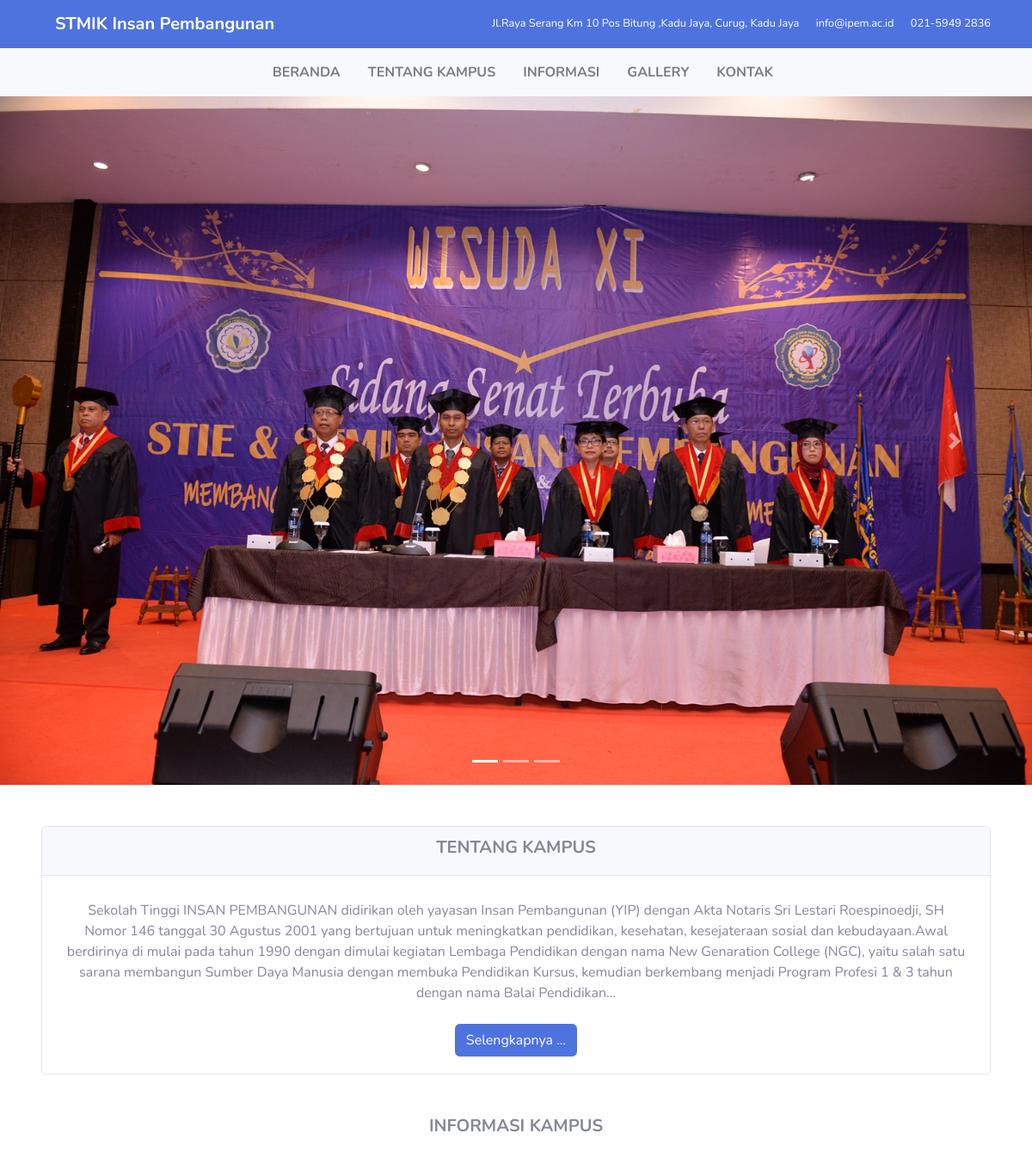
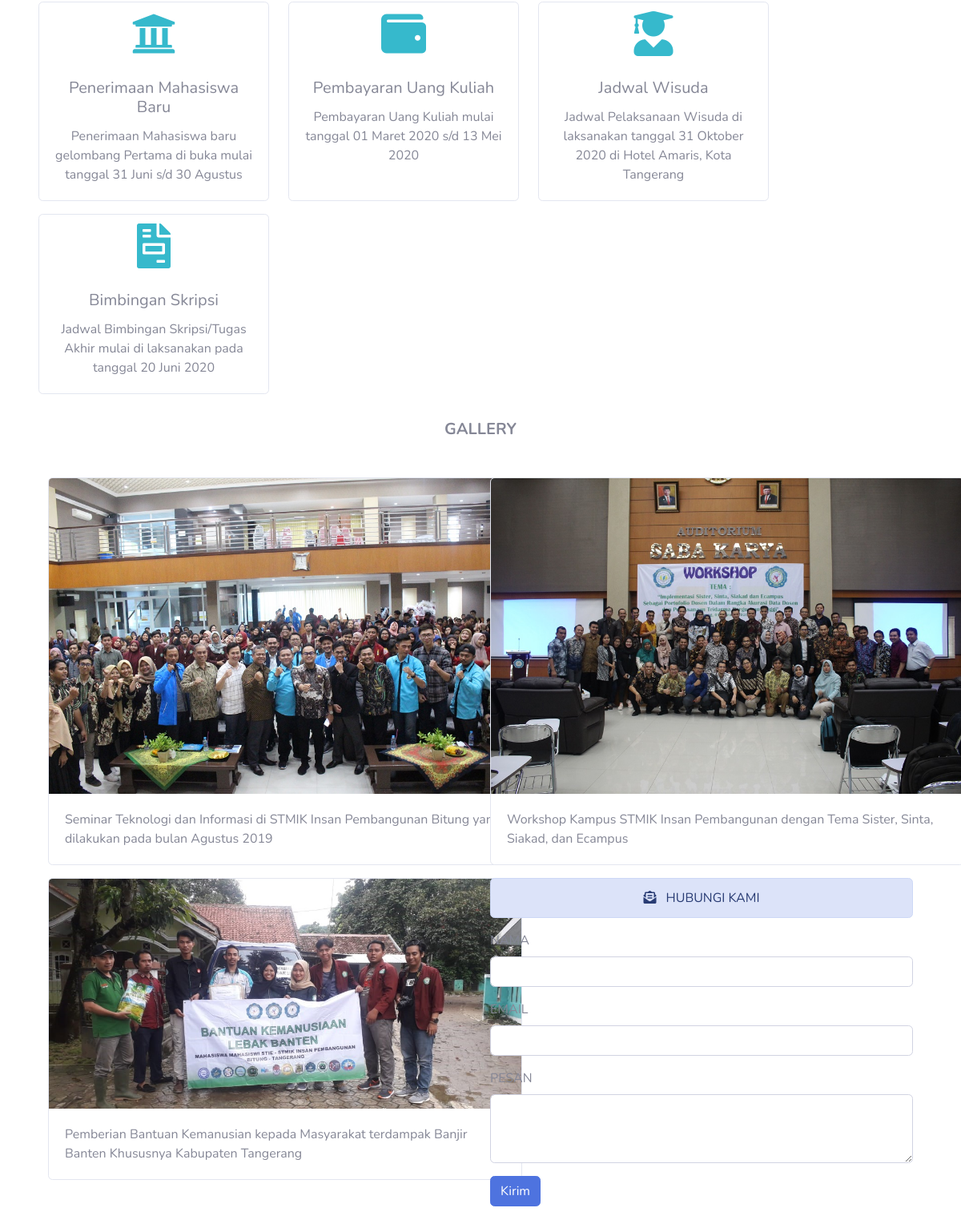
The page /index.php/landing_page on the database its author committed (2 pictures, top to bottom).
### tables this page shows
CREATE TABLE `identitas` (
  `id_identitas` int(11) NOT NULL,
  `judul_website` varchar(30) NOT NULL,
  `alamat` varchar(60) NOT NULL,
  `email` varchar(50) NOT NULL,
  `telp` varchar(25) NOT NULL
);

CREATE TABLE `tentang_kampus` (
  `id_tentang_kampus` int(11) NOT NULL,
  `sejarah` varchar(1000) NOT NULL,
  `visi` varchar(250) NOT NULL,
  `misi` varchar(500) NOT NULL
);

CREATE TABLE `informasi` (
  `id_informasi` int(11) NOT NULL,
  `icon` varchar(35) NOT NULL,
  `judul_informasi` varchar(45) NOT NULL,
  `isi_informasi` varchar(300) NOT NULL
);

### application/controllers/landing_page.php (called while the page is built, shortened)
<?php
class Landing_page extends CI_Controller {
	public function index()
	{
        $data['identitas'] = $this->identitas_model->tampil_data('identitas')->result();
        $data['tentang']   = $this->tentang_model->tampil_data('tentang_kampus')->result();
        $data['informasi'] = $this->informasi_model->tampil_data('informasi')->result();
        $data['hubungi']   = $this->hubungi_model->tampil_data('hubungi')->result();
		$this->load->view('templates_administrator/header');
        $this->load->view('landing_page', $data);
        $this->load->view('templates_administrator/footer');
    }
}

### index.php (called while the page is built, shortened)
<?php
require_once BASEPATH.'core/CodeIgniter.php';

### application/models/identitas_model.php (called while the page is built, shortened)
<?php
class Identitas_model extends CI_Model {
    public function tampil_data($table)
    {
        return $this->db->get($table);
    }
}

### application/models/tentang_model.php (called while the page is built, shortened)
<?php
class Tentang_model extends CI_Model {
    public function tampil_data($table)
    {
        return $this->db->get($table);
    }
}

### application/models/informasi_model.php (called while the page is built, shortened)
<?php
class Informasi_model extends CI_Model {
    public function tampil_data($table)
    {
        return $this->db->get($table);
    }
}

### application/views/landing_page.php (the view, shortened to what this page needs)
<nav class="navbar navbar-light bg-primary text-white" id="beranda">
<?php foreach ($identitas as $id) : ?>
    <a class="navbar-brand font-weight-bold ml-5"><?= $id->judul_website; ?></a>
    <span class="small mr-3"> <p class="d-inline mr-3 text-d text-white"><?= $id->alamat; ?></p> <p class="d-inline mr-3 text-white"><?= $id->email; ?></p> <p class="d-inline mr-3 text-white"><?= $id->telp; ?></p> </span>
<?php endforeach; ?>
</nav>
<nav class="navbar navbar-expand-lg navbar-light bg-light">
  <div class="collapse navbar-collapse" id="navbarNav">
    <ul class="navbar-nav mx-auto font-weight-bold">
      <li class="nav-item">
        <a class="nav-link ml-3" href="#beranda">BERANDA <span class="sr-only">(current)</span></a>
      </li>
      <li class="nav-item">
        <a class="nav-link ml-3" href="#tentangKampus">TENTANG KAMPUS</a>
      </li>
      <li class="nav-item">
        <a class="nav-link ml-3" href="#informasiKampus">INFORMASI</a>
      </li>
      <li class="nav-item">
        <a class="nav-link ml-3" href="#gallery">GALLERY</a>
      </li>
      <li class="nav-item">
        <a class="nav-link ml-3" href="#kontak">KONTAK</a>
      </li>
    </ul>
  </div>
</nav>
<div id="carouselExampleIndicators" class="carousel slide" data-ride="carousel">
  <ol class="carousel-indicators">
    <li data-target="#carouselExampleIndicators" data-slide-to="0" class="active"></li>
    <li data-target="#carouselExampleIndicators" data-slide-to="1"></li>
    <li data-target="#carouselExampleIndicators" data-slide-to="2"></li>
  </ol>
  <div class="carousel-inner h-25">
    <div class="carousel-item active">
      <img src="<?= base_url('assets/img/1.jpg'); ?>" class="d-block w-100">
    </div>
  </div>
  <a class="carousel-control-prev" href="#carouselExampleIndicators" role="button" data-slide="prev">
    <span class="carousel-control-prev-icon" aria-hidden="true"></span>
  </a>
  <a class="carousel-control-next" href="#carouselExampleIndicators" role="button" data-slide="next">
    <span class="carousel-control-next-icon" aria-hidden="true"></span>
  </a>
</div>
<div class="card m-5" id="tentangKampus">
  <div class="card-header">
  <h5 class="text-center font-weight-bolder">TENTANG KAMPUS</h5>
  </div>
  <div class="card-body text-center">
    <p class="card-text p-2">
        <?php foreach ($tentang as $ttg) : ?>
          <?= word_limiter($ttg->sejarah,75); ?>
        <?php endforeach; ?>
    </p>
    <button type="button" class="btn btn-primary" data-toggle="modal" data-target="#exampleModal">
      Selengkapnya ...
    </button>
  </div>
</div>
<h5 class="text-center mb-5 font-weight-bolder" id="informasiKampus">INFORMASI KAMPUS</h5>
<div class="row ml-5">
<?php foreach ($informasi as $info) : ?>
  <div class="card text-center mr-4 mb-3" style="width: 18rem;">
    <span class="display-4 text-info mt-2"><i class="<?= $info->icon; ?>"></i></span>
    <div class="card-body">
      <h5 class="card-title"><?= $info->judul_informasi; ?></h5>
      <p class="card-text"><?= $info->isi_informasi; ?></p>
    </div>
  </div>
  <?php endforeach; ?>
</div>
<h5 class="text-center mb-5 mt-3 font-weight-bolder" id="gallery">GALLERY</h5>
<div class="row ml-5 mr-5 mt-3">
 <div class="col-6">
    <div class="card" style="width: 37rem;">
      <img src="<?= base_url('assets/img/kerjasama.jpg'); ?>" class="card-img-top">
      <div class="card-body">
        <p class="card-text">Seminar Teknologi dan Informasi di STMIK Insan Pembangunan Bitung yang dilakukan pada bulan Agustus 2019</p>
      </div>
    </div>
 </div>
 <div class="col-6">
    <div class="card lg" style="width: 37rem;">
      <img src="<?= base_url('assets/img/workshop.jpg'); ?>" class="card-img-top">
      <div class="card-body">
        <p class="card-text">Workshop Kampus STMIK Insan Pembangunan dengan Tema Sister, Sinta, Siakad, dan Ecampus</p>
      </div>
    </div>
 </div>
</div>
<div class="row ml-5 mr-5 mt-3">
      <div class="col-6">
        <div class="card" style="width: 37rem;">
        <img src="<?= base_url('assets/img/kemanusian.jpeg'); ?>" class="card-img-top">
        <div class="card-body">
          <p class="card-text">Pemberian Bantuan Kemanusian kepada Masyarakat terdampak Banjir Banten Khususnya Kabupaten Tangerang</p>
        </div>
        </div>
      </div>
    <div class="col-6">
        <div class="alert alert-primary text-center" id="kontak">
          <i class="fas fa-envelope-open-text mr-2"></i> HUBUNGI KAMI
        </div>
        <form action="<?= base_url('landing_page/kirim_pesan'); ?>" method="post">
        <div class="form-group">
          <label for="">NAMA</label>
          <input type="text" name="nama" class="form-control">
        </div>
        <div class="form-group">
          <label for="">EMAIL</label>
          <input type="email" name="email" class="form-control">
        </div>
        <div class="form-group">
          <label for="">PESAN</label>
          <textarea name="pesan" rows="3" class="form-control"></textarea>
        </div>
        <button type="submit" class="btn btn-primary mb-5">Kirim</button>
        </form>
    </div>
</div>

### application/views/templates_administrator/header.php (shortened to what this page needs)
<!DOCTYPE html>
<html lang="en">
<head>
  <link href="<?= base_url(); ?>assets/vendor/fontawesome-free/css/all.min.css" rel="stylesheet" type="text/css">
  <link href="<?= base_url(); ?>assets/css/sb-admin-2.min.css" rel="stylesheet">
</head>

### application/views/templates_administrator/footer.php (shortened to what this page needs)
</body>
</html>

### rows shown on the page
identitas: judul_website "STMIK Insan Pembangunan", alamat "Jl.Raya Serang Km 10 Pos Bitung ,Kadu Jaya, Curug, Kadu Jaya", email "info@ipem.ac.id", telp "021-5949 2836"
tentang_kampus: sejarah "Sekolah Tinggi INSAN PEMBANGUNAN didirikan oleh yayasan Insan Pembangunan (YIP) dengan Akta Notaris Sri Lestari Roespinoedji, SH Nomor 146 tanggal 30 Agustus 2001 yang bertujuan untuk meningkatkan pendidikan, kesehatan, kesejateraan sosial dan kebudayaan.Awal berdirinya di mulai pada tahun 1990 dengan dimulai kegiatan Lembaga Pendidikan dengan nama New Genaration College (NGC), yaitu salah satu sarana membangun Sumber Daya Manusia dengan membuka Pendidikan Kursus, kemudian berkembang menjadi Program Profesi 1 & 3 tahun dengan nama Balai Pendidikan…"
informasi: judul_informasi "Penerimaan Mahasiswa Baru", isi_informasi "Penerimaan Mahasiswa baru gelombang Pertama di buka mulai tanggal 31 Juni s/d 30 Agustus"
informasi: judul_informasi "Pembayaran Uang Kuliah", isi_informasi "Pembayaran Uang Kuliah mulai tanggal 01 Maret 2020 s/d 13 Mei 2020"
informasi: judul_informasi "Jadwal Wisuda", isi_informasi "Jadwal Pelaksanaan Wisuda di laksanakan tanggal 31 Oktober 2020 di Hotel Amaris, Kota Tangerang"
informasi: judul_informasi "Bimbingan Skripsi", isi_informasi "Jadwal Bimbingan Skripsi/Tugas Akhir mulai di laksanakan pada tanggal 20 Juni 2020"
